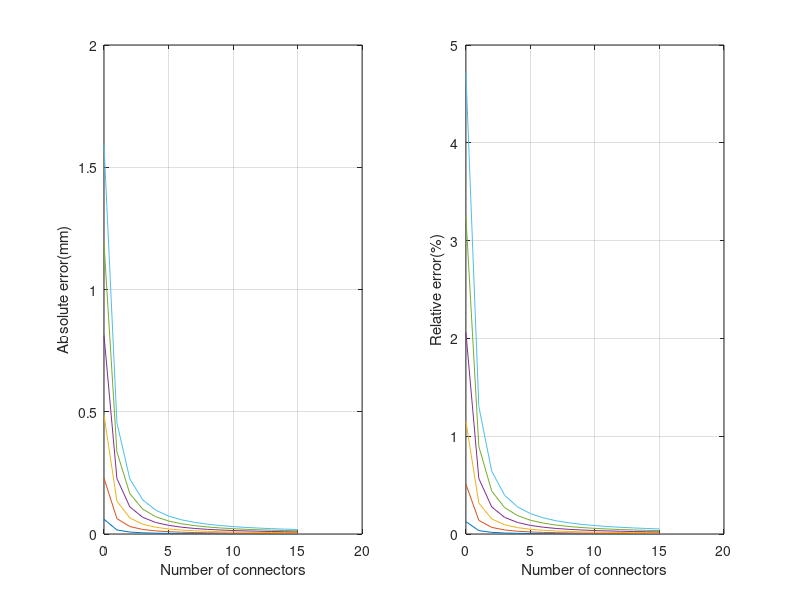

Here is the MATLAB script that generated this plot:
clear;clc;
%% Parameter Define
%%%%%%%%%%%%%%%%%%%%%%%%%%%%%%%%%%%%%%%%%%%%%%%%%%%%%%%%%%%%%%%%%%%%%%%%%%%
% Sr: the arc length of the bending curve                                 %
% r:  the distance between the central axis of the cable guiding hole on  %
%     the connector and the central axis of the connector                 %
% d:  the thickness of the cross-shaped sheet                             %
% R1: the radius of the bending curve                                     %
% l1: the ideal length of the driving cable 1 between the bottom plane    %
%     of the upper connector and the top plane of the lower connector     %
% Ea: the absolute error                                                  %
% Er: the relative error                                                  %
%%%%%%%%%%%%%%%%%%%%%%%%%%%%%%%%%%%%%%%%%%%%%%%%%%%%%%%%%%%%%%%%%%%%%%%%%%% 
length_mm=100;
Sr=0.5*length_mm; 
r=0.14*length_mm; 
d=0.015*length_mm; 
%% Assumption Calculation
for n=0:1:15 % Assume the number of the connectors is n
    for i = 1:1:6
        alpha1=i*10*pi/180;
        R1=Sr/alpha1; 
        S1=(R1-r)*alpha1; 
        l1=2*(n+1)*(R1-r)*sin( ...
            alpha1/(2*(n+1)))-(n+1)*((n*d/(n+1))/sin((pi-alpha1/(n+1))/2 ...
            )-n*d/(n+1));
        % calculate absolute error
        E(i).Ea(n+1,1) = S1-l1; 
        E(i).Ea(n+1,2) = n;
        % calculate relative error 
        E(i).Er(n+1,1) = (E(i).Ea(n+1,1)/l1)*100;  
        E(i).Er(n+1,2) = n;
    end
end
%% Figure Plot
figure;
subplot(1,2,1);
for i = 1:1:6
    plot(E(i).Ea(:,2),E(i).Ea(:,1),'-');
    hold on;
end
xlabel('Number of connectors');
ylabel('Absolute error(mm)');
grid on;
subplot(1,2,2);
for i = 1:1:6
    plot(E(i).Er(:,2),E(i).Er(:,1),'-');
    hold on;
end
xlabel('Number of connectors');
ylabel('Relative error(%)');
grid on;
    
